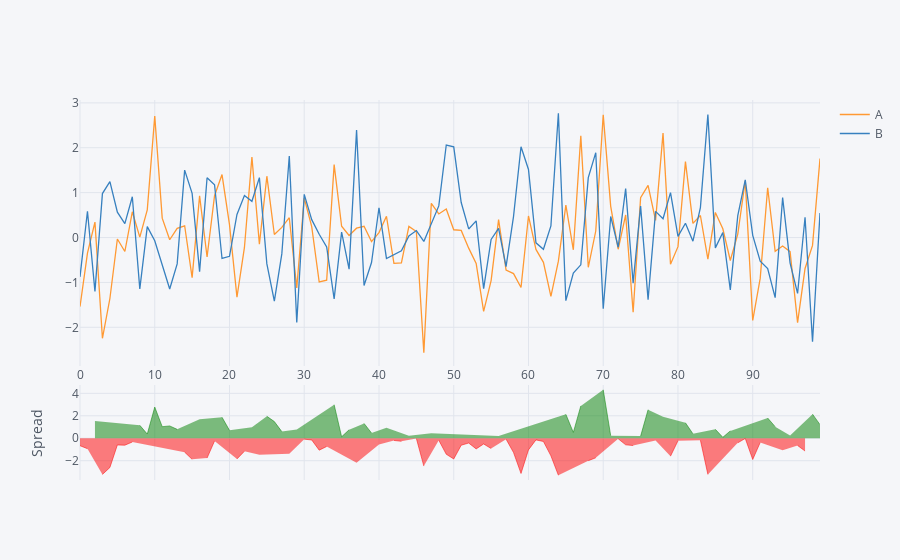

Notebook code cell kept with this figure:
### Markdown cell above
### spread plots
Used to show the spread in data value between two columns / variables.

### Code cell
df[['A','B']].iplot(kind='spread')
